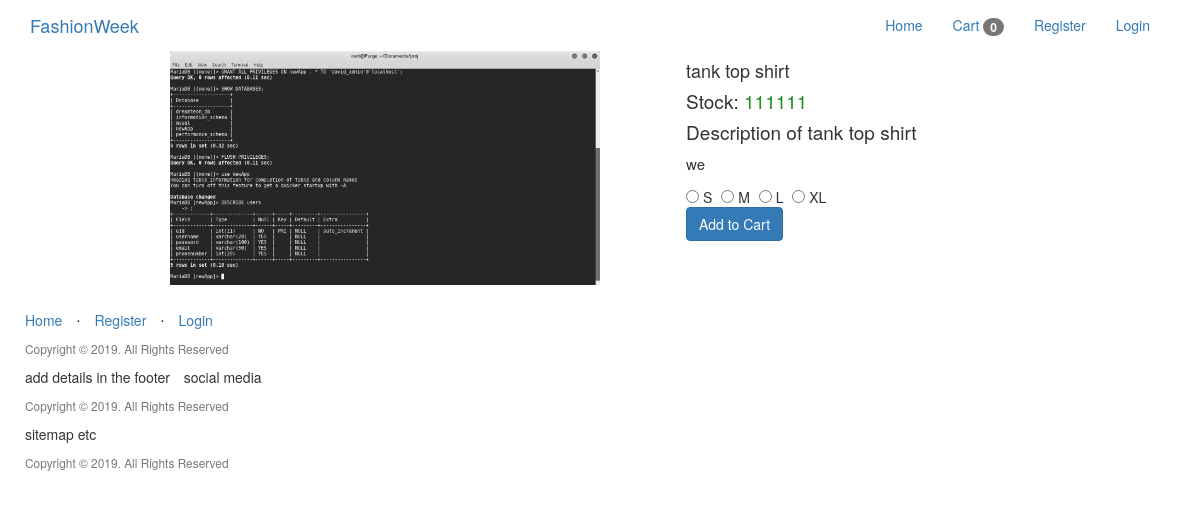
/productdetails/1/, run on the app's committed database.
### app/models.py (models this page shows, shortened)
class Products(db.Model):
	__tablename__ = 'product'
	id = db.Column(db.Integer, primary_key=True)
	product_name = db.Column(db.String(100), index=True)
	product_price = db.Column(db.Integer, index=True)
	product_image = db.Column(db.String(120),index=True)
	product_description = db.Column(db.String(200), index=True)
	product_stock = db.Column(db.Integer, index = True)
	categories_id = db.Column(db.Integer, db.ForeignKey('categories.id'))
	variation = db.relationship('ProductVariations', backref='product_variation')
	'''
		foreign key for product.id
		test this weda its one order several products or several orders, serveral products
		using many to many for now
		#many many rel with order
	'''
	order = db.relationship("Order", secondary = association_table)

### app/home/routes.py (the view, shortened to what this page needs)
@home.route('/productdetails/<int:id>/', methods = ["GET","POST"])
def product_details(id):
	form = Variations()
	product_detail = Products.query.get_or_404(id)
	user = User.query.get(id)
	'''
	try pushing the forms to the admin blueprint and try and if error is
	same use the populate_obj() func
	'''
	counter = Kart.query.filter_by(product_id =Kart.product_id).count()
	return render_template("home/productdetails.html",
		product_detail = product_detail,title = product_detail.product_name,
		form =form,counter=counter)

### app/admin/forms.py
class Variations(FlaskForm):
    sizes = RadioField('Sizes',validators=[DataRequired(message="select a product size")],
    choices=[('Small','S'),('Medium','M'),('Large','L'),('Extra Large','XL')])
    submit =SubmitField('Add to Cart')

### app/templates/home/productdetails.html (shortened to what this page needs)
{% import "bootstrap/wtf.html" as wtf %}
{% extends "base.html" %}
{% block body %}
{% if product_detail %}
<div class="container-fluid" style="max-width:90%; margin-left: auto; margin-right: auto;">
    <div class="display pull-left" style=" width:50%;">
                <img  class="responsive-img" src="{{ product_detail.product_image }}">
    </div>
    <div class="details pull-right" style="width:40%;">
        <div>
                <h4>
                        {{ product_detail.product_name }}
                </h4>
                <h5 style="font-size:19px">
                    Stock: <span style="color:forestgreen;">{{ product_detail.product_stock }}</span>
                </h5>
                <article>
                        <h5 style="font-size: 19px;">
                                Description of {{ product_detail.product_name }}
                         <p style="font-size:15px;">{{product_detail.product_description }}</p>
                </article>
                <section>
                    <section>
                        <form class="form-inline" method="POST">
                        {% for subfield in form.sizes %}
                        <div class="radio">
                                  {{ subfield }}
                                  {{ subfield.label }}
                        </div>
                        {% endfor %}
                    <div>
                            {{ form.submit(class="btn btn-primary")}}
                        </div>
                  </section>
                </section>
        </div>
    </div>
</div>
{% endif %}
{% endblock %}

### app/static/css/st.css (style rules this page uses)
img.responsive-img, video.responsive-video { max-width: 100%; height: auto; }

### app/templates/home/productdetails.html (style rules this page uses)
label { margin-right: 5px; font-size: 14px; color:inherit; }

### data on the page
Products: product_name "tank top shirt", product_stock "111111", product_description "we"

### other printed values
{{ subfield.label }} "S" "M" "L" "XL"
